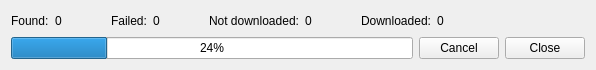
<?xml version="1.0" encoding="UTF-8"?>
<ui version="4.0">
 <class>ScanExtender</class>
 <widget class="QWidget" name="ScanExtender">
  <property name="geometry">
   <rect>
    <x>0</x>
    <y>0</y>
    <width>596</width>
    <height>61</height>
   </rect>
  </property>
  <property name="windowTitle">
   <string>Form</string>
  </property>
  <layout class="QVBoxLayout" name="verticalLayout">
   <item>
    <layout class="QHBoxLayout" name="horizontalLayout_6">
     <item>
      <layout class="QHBoxLayout" name="horizontalLayout_2">
       <item>
        <widget class="QLabel" name="textLabel2">
         <property name="text">
          <string>Found:</string>
         </property>
         <property name="wordWrap">
          <bool>false</bool>
         </property>
        </widget>
       </item>
       <item>
        <widget class="QLabel" name="chunks_found">
         <property name="sizePolicy">
          <sizepolicy hsizetype="Preferred" vsizetype="Preferred">
           <horstretch>0</horstretch>
           <verstretch>0</verstretch>
          </sizepolicy>
         </property>
         <property name="minimumSize">
          <size>
           <width>50</width>
           <height>0</height>
          </size>
         </property>
         <property name="toolTip">
          <string>&lt;html&gt;&lt;head&gt;&lt;meta name=&quot;qrichtext&quot; content=&quot;1&quot; /&gt;&lt;style type=&quot;text/css&quot;&gt;
p, li { white-space: pre-wrap; }
&lt;/style&gt;&lt;/head&gt;&lt;body style=&quot; font-family:'Bitstream Vera Sans'; font-size:8pt; font-weight:400; font-style:normal;&quot;&gt;
&lt;p style=&quot; margin-top:0px; margin-bottom:0px; margin-left:0px; margin-right:0px; -qt-block-indent:0; text-indent:0px;&quot;&gt;The number of chunks which were not downloaded but have been found anyway.&lt;/p&gt;&lt;/body&gt;&lt;/html&gt;</string>
         </property>
         <property name="frameShape">
          <enum>QFrame::NoFrame</enum>
         </property>
         <property name="text">
          <string>0</string>
         </property>
         <property name="alignment">
          <set>Qt::AlignLeading|Qt::AlignLeft|Qt::AlignVCenter</set>
         </property>
         <property name="wordWrap">
          <bool>false</bool>
         </property>
        </widget>
       </item>
      </layout>
     </item>
     <item>
      <layout class="QHBoxLayout" name="horizontalLayout_3">
       <item>
        <widget class="QLabel" name="textLabel3">
         <property name="text">
          <string>Failed:</string>
         </property>
         <property name="wordWrap">
          <bool>false</bool>
         </property>
        </widget>
       </item>
       <item>
        <widget class="QLabel" name="chunks_failed">
         <property name="minimumSize">
          <size>
           <width>50</width>
           <height>0</height>
          </size>
         </property>
         <property name="toolTip">
          <string>&lt;html&gt;&lt;head&gt;&lt;meta name=&quot;qrichtext&quot; content=&quot;1&quot; /&gt;&lt;style type=&quot;text/css&quot;&gt;
p, li { white-space: pre-wrap; }
&lt;/style&gt;&lt;/head&gt;&lt;body style=&quot; font-family:'Bitstream Vera Sans'; font-size:8pt; font-weight:400; font-style:normal;&quot;&gt;
&lt;p style=&quot; margin-top:0px; margin-bottom:0px; margin-left:0px; margin-right:0px; -qt-block-indent:0; text-indent:0px;&quot;&gt;The number of chunks which have been downloaded, and which are not OK.&lt;/p&gt;&lt;/body&gt;&lt;/html&gt;</string>
         </property>
         <property name="frameShape">
          <enum>QFrame::NoFrame</enum>
         </property>
         <property name="frameShadow">
          <enum>QFrame::Plain</enum>
         </property>
         <property name="text">
          <string>0</string>
         </property>
         <property name="alignment">
          <set>Qt::AlignLeading|Qt::AlignLeft|Qt::AlignVCenter</set>
         </property>
         <property name="wordWrap">
          <bool>false</bool>
         </property>
        </widget>
       </item>
      </layout>
     </item>
     <item>
      <layout class="QHBoxLayout" name="horizontalLayout_4">
       <item>
        <widget class="QLabel" name="label">
         <property name="text">
          <string>Not downloaded:</string>
         </property>
        </widget>
       </item>
       <item>
        <widget class="QLabel" name="chunks_not_downloaded">
         <property name="sizePolicy">
          <sizepolicy hsizetype="Preferred" vsizetype="Preferred">
           <horstretch>0</horstretch>
           <verstretch>0</verstretch>
          </sizepolicy>
         </property>
         <property name="minimumSize">
          <size>
           <width>50</width>
           <height>0</height>
          </size>
         </property>
         <property name="toolTip">
          <string>&lt;html&gt;&lt;head&gt;&lt;meta name=&quot;qrichtext&quot; content=&quot;1&quot; /&gt;&lt;style type=&quot;text/css&quot;&gt;
p, li { white-space: pre-wrap; }
&lt;/style&gt;&lt;/head&gt;&lt;body style=&quot; font-family:'Bitstream Vera Sans'; font-size:8pt; font-weight:400; font-style:normal;&quot;&gt;
&lt;p style=&quot; margin-top:0px; margin-bottom:0px; margin-left:0px; margin-right:0px; -qt-block-indent:0; text-indent:0px;&quot;&gt;The number of chunks which have not been downloaded.&lt;/p&gt;&lt;/body&gt;&lt;/html&gt;</string>
         </property>
         <property name="frameShape">
          <enum>QFrame::NoFrame</enum>
         </property>
         <property name="frameShadow">
          <enum>QFrame::Plain</enum>
         </property>
         <property name="text">
          <string>0</string>
         </property>
         <property name="alignment">
          <set>Qt::AlignLeading|Qt::AlignLeft|Qt::AlignVCenter</set>
         </property>
         <property name="wordWrap">
          <bool>false</bool>
         </property>
        </widget>
       </item>
      </layout>
     </item>
     <item>
      <layout class="QHBoxLayout" name="horizontalLayout_5">
       <item>
        <widget class="QLabel" name="label_2">
         <property name="text">
          <string>Downloaded:</string>
         </property>
        </widget>
       </item>
       <item>
        <widget class="QLabel" name="chunks_downloaded">
         <property name="minimumSize">
          <size>
           <width>50</width>
           <height>0</height>
          </size>
         </property>
         <property name="toolTip">
          <string>&lt;html&gt;&lt;head&gt;&lt;meta name=&quot;qrichtext&quot; content=&quot;1&quot; /&gt;&lt;style type=&quot;text/css&quot;&gt;
p, li { white-space: pre-wrap; }
&lt;/style&gt;&lt;/head&gt;&lt;body style=&quot; font-family:'Bitstream Vera Sans'; font-size:8pt; font-weight:400; font-style:normal;&quot;&gt;
&lt;p style=&quot; margin-top:0px; margin-bottom:0px; margin-left:0px; margin-right:0px; -qt-block-indent:0; text-indent:0px;&quot;&gt;The number of chunks which have been downloaded, and which are OK.&lt;/p&gt;&lt;/body&gt;&lt;/html&gt;</string>
         </property>
         <property name="frameShape">
          <enum>QFrame::NoFrame</enum>
         </property>
         <property name="frameShadow">
          <enum>QFrame::Plain</enum>
         </property>
         <property name="text">
          <string>0</string>
         </property>
         <property name="alignment">
          <set>Qt::AlignLeading|Qt::AlignLeft|Qt::AlignVCenter</set>
         </property>
         <property name="wordWrap">
          <bool>false</bool>
         </property>
        </widget>
       </item>
      </layout>
     </item>
     <item>
      <spacer name="horizontalSpacer">
       <property name="orientation">
        <enum>Qt::Horizontal</enum>
       </property>
       <property name="sizeHint" stdset="0">
        <size>
         <width>40</width>
         <height>20</height>
        </size>
       </property>
      </spacer>
     </item>
    </layout>
   </item>
   <item>
    <layout class="QHBoxLayout" name="horizontalLayout">
     <item>
      <widget class="QProgressBar" name="progress_bar">
       <property name="value">
        <number>24</number>
       </property>
      </widget>
     </item>
     <item>
      <widget class="KPushButton" name="cancel_button">
       <property name="text">
        <string>Cancel</string>
       </property>
      </widget>
     </item>
     <item>
      <widget class="KPushButton" name="close_button">
       <property name="text">
        <string>Close</string>
       </property>
      </widget>
     </item>
    </layout>
   </item>
  </layout>
 </widget>
 <customwidgets>
  <customwidget>
   <class>KPushButton</class>
   <extends>QPushButton</extends>
   <header>kpushbutton.h</header>
  </customwidget>
 </customwidgets>
 <resources/>
 <connections/>
</ui>
